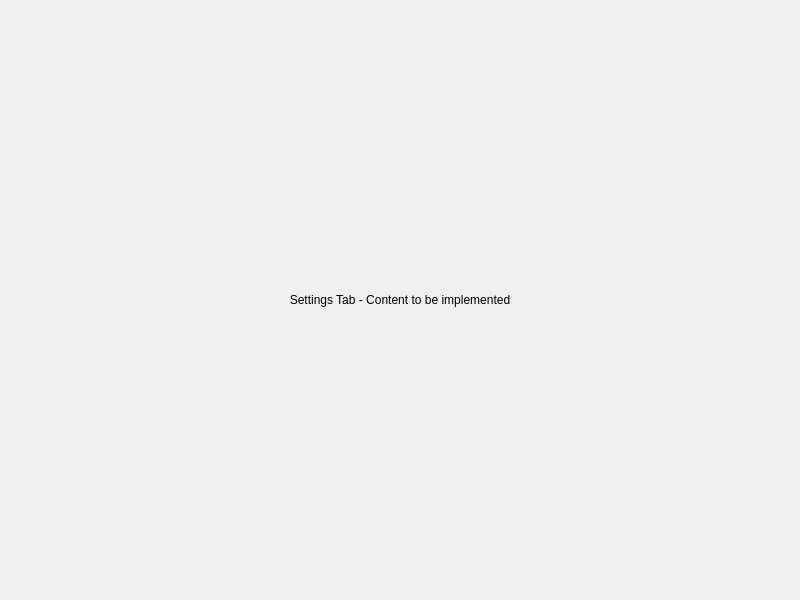
<?xml version="1.0" encoding="UTF-8"?>
<ui version="4.0">
 <class>SettingsTab</class>
 <widget class="QWidget" name="SettingsTab">
  <property name="geometry">
   <rect>
    <x>0</x>
    <y>0</y>
    <width>800</width>
    <height>600</height>
   </rect>
  </property>
  <property name="windowTitle">
   <string>Settings</string>
  </property>
  <layout class="QVBoxLayout" name="verticalLayout">
   <item>
    <widget class="QLabel" name="label">
     <property name="text">
      <string>Settings Tab - Content to be implemented</string>
     </property>
     <property name="alignment">
      <set>Qt::AlignCenter</set>
     </property>
    </widget>
   </item>
  </layout>
 </widget>
 <resources/>
 <connections/>
</ui>
